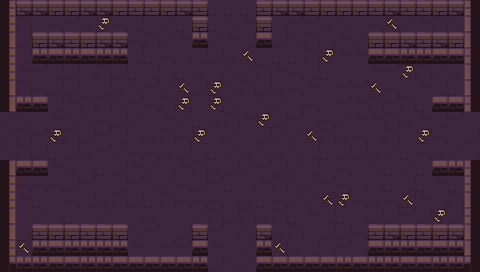

The image is a tile-based game level rendered from a .tmx file. Its description and source (layers, tilesets, objects; grid data summarised) follow:
An orthogonal 30x17 tile map with 16x16 px tiles, 6 tile layers (ground, dressing, decor, walls, ...) and 12 objects (5x ENTRY, 5x ENEMY, 2x PROP).

<map version="1.10" tiledversion="1.10.2" orientation="orthogonal" renderorder="right-down" width="30" height="17" tilewidth="16" tileheight="16" infinite="0" nextlayerid="8" nextobjectid="13">
 <tileset firstgid="1" name="dungeon" tilewidth="16" tileheight="16" tilecount="100" columns="10">
  <image source="../../../gfx/tiles/depths/dungeon_tileset.png" width="160" height="160" />
 </tileset>
 <layer id="1" name="ground" width="30" height="17">
  <data>[510 cells, 510 non-empty, 12 distinct tile ids]</data>
 </layer>
 <layer id="2" name="dressing" width="30" height="17">
  <data>[510 cells, 21 non-empty, 2 distinct tile ids]</data>
 </layer>
 <layer id="3" name="decor" width="30" height="17">
  <data>[510 cells, 0 non-empty, 0 distinct tile ids]</data>
 </layer>
 <layer id="4" name="walls" width="30" height="17">
  <data>[510 cells, 78 non-empty, 18 distinct tile ids]</data>
 </layer>
 <layer id="5" name="props" width="30" height="17">
  <data>[510 cells, 64 non-empty, 8 distinct tile ids]</data>
 </layer>
 <layer id="6" name="overhead" width="30" height="17">
  <data>[510 cells, 0 non-empty, 0 distinct tile ids]</data>
 </layer>
 <objectgroup id="7" name="spawns">
  <object id="1" name="UP" type="ENTRY" x="232" y="24" />
  <object id="2" name="DOWN" type="ENTRY" x="232" y="248" />
  <object id="3" name="LEFT" type="ENTRY" x="24" y="136" />
  <object id="4" name="RIGHT" type="ENTRY" x="456" y="136" />
  <object id="5" name="" type="ENTRY" x="248" y="136" />
  <object id="6" name="" type="ENEMY" x="296" y="136" />
  <object id="7" name="" type="ENEMY" x="232" y="184" />
  <object id="8" name="" type="ENEMY" x="168" y="136" />
  <object id="9" name="" type="ENEMY" x="360" y="184" />
  <object id="10" name="" type="ENEMY" x="104" y="184" />
  <object id="11" name="torch" type="PROP" x="56" y="264" />
  <object id="12" name="torch" type="PROP" x="424" y="264" />
 </objectgroup>
</map>
